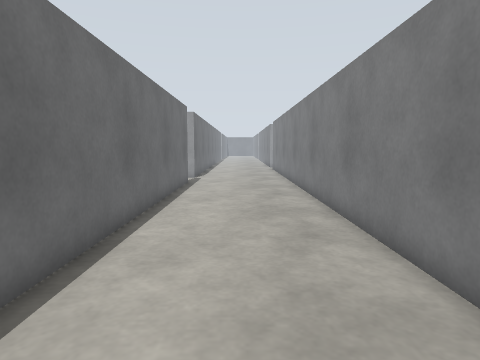
[1] (above)

18 first-person views from a walk through a Gazebo world. The camera is 0.94 m above the floor, tilts 6° down and sees 75° across. The floor is counted in squares, 0.5 m on a side. Each view is taken from the middle of a square. On the plan, view 1 faces up. The plan holds only what a view shows up to about 17 squares ahead; the rest is blank. The place goes on beyond the plan.

[2]
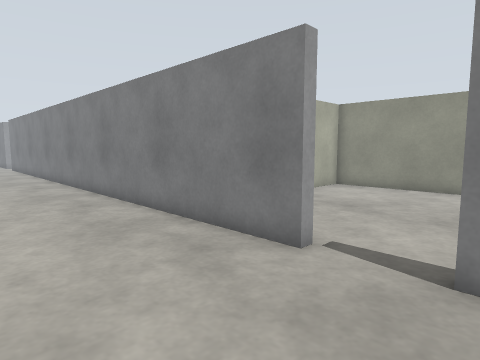

[3]
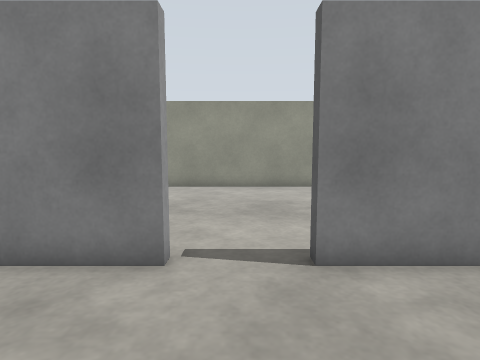

[4]
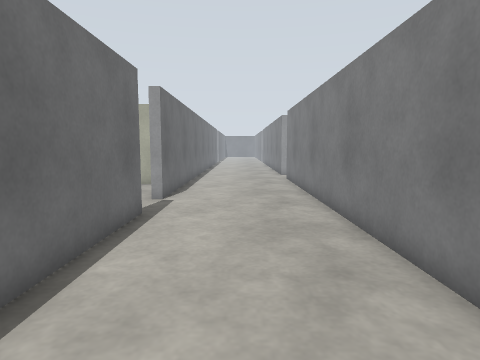

[5]
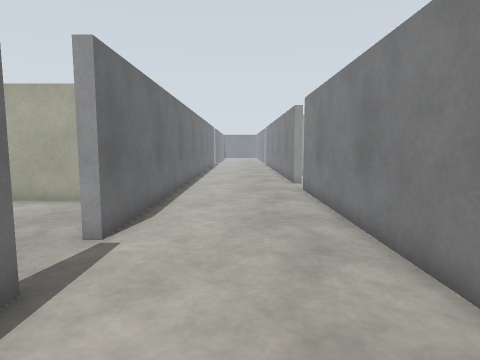

[6]
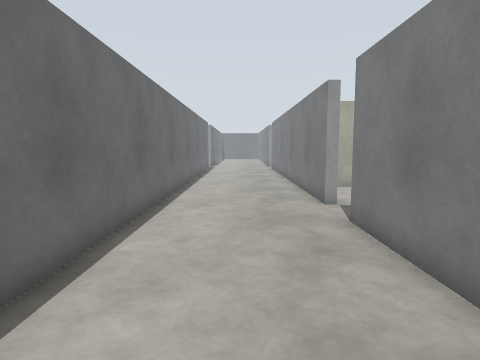

[7]
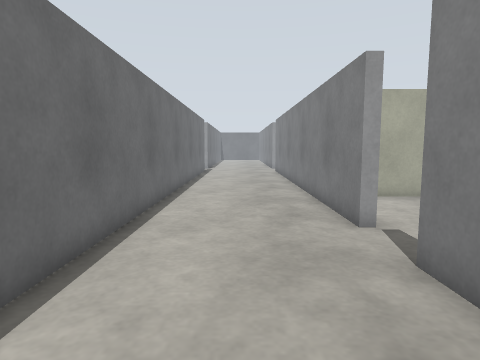

[8]
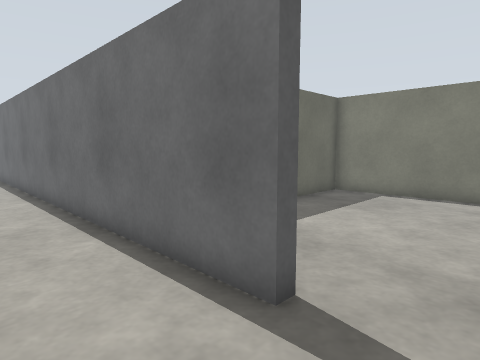

[9]
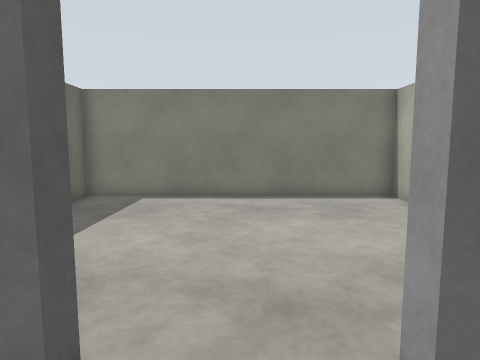

[10]
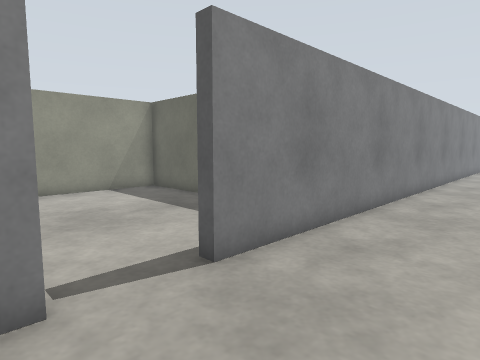

[11]
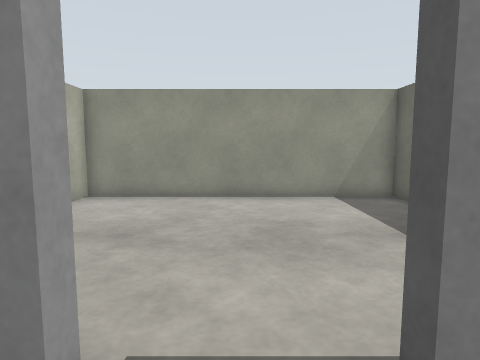

[12]
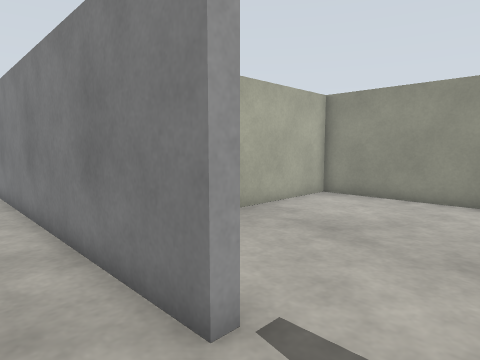

[13]
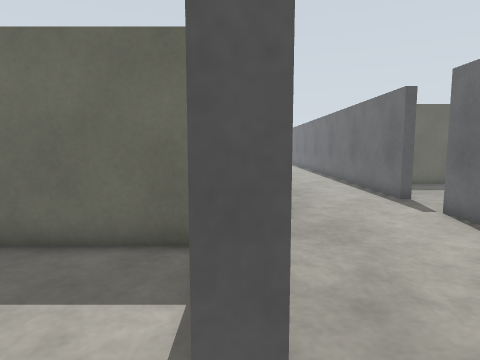

[14]
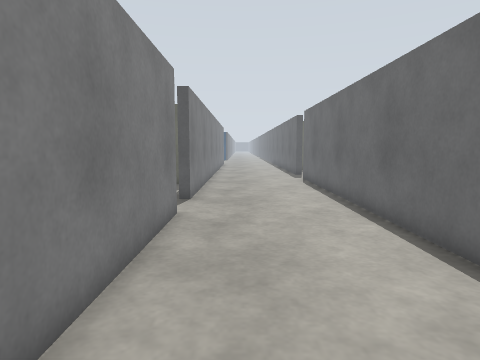

[15]
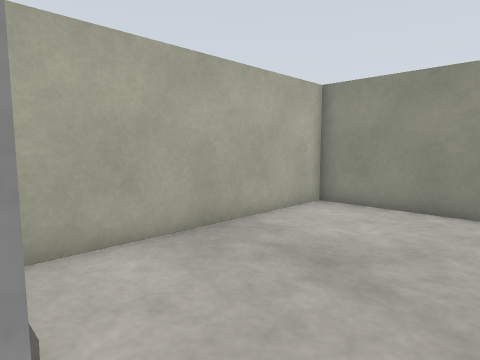

[16]
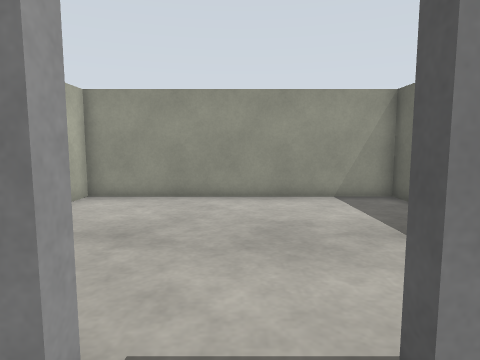

[17]
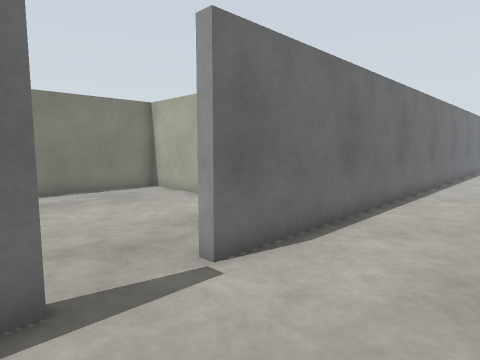

[18]
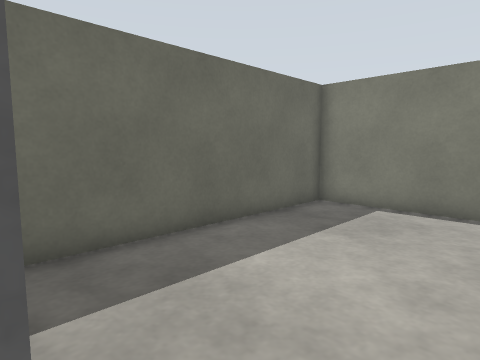

### Floor plan
Ten units are one square. View 1 is at (0, 0); x grows to the right and y downward. Boxes are objects, and circles mark ways between rooms. Rooms are numbered by the first view taken in them; rooms with no view inside come last. Other rooms are left out.
<svg viewBox="-133 -370 266 440">
<path fill="none" stroke="#000" d="M-32 -168 -28 -168 -28 65M32 8 28 8 28 -268M28 65 28 32 32 32M28 -292 28 -365M128 65 128 -38 39 -38M-28 -365 -28 -192 -32 -192M32 -292 28 -292M28 -268 32 -268M91 -222 128 -222 128 -338 46 -338M39 -222 76 -222M-44 -238 -128 -238 -128 -122 -39 -122"/>
<circle cx="30" cy="-280" r="3" fill="#2a7"/>
<circle cx="-30" cy="-180" r="3" fill="#2a7"/>
<text x="20" y="-100">1</text>
<text x="80" y="-280">2</text>
<text x="-80" y="-180">3</text>
</svg>
Room 1 opens to room 2. Room 1 opens to room 3.

Where each view was taken, in squares from view 1:
view 1: 0 up, 0 right, facing up
view 2: 4 down, 2 left, facing up-right
view 3: 2 down, 2 left, facing right
view 4: 8 up, 0 right, facing up
view 5: 13 up, 0 right, facing up
view 6: 19 up, 0 right, facing up
view 7: 22 up, 0 right, facing up
view 8: 19 up, 0 right, facing down-left
view 9: 18 up, 1 left, facing left
view 10: 30 up, 1 left, facing down-right
view 11: 28 up, 1 right, facing right
view 12: 27 up, 1 right, facing up-right
view 13: 28 up, 3 right, facing down
view 14: 8 up, 1 right, facing down
view 15: 2 down, 3 right, facing up-right
view 16: 2 down, 1 right, facing right
view 17: 16 up, 1 right, facing up-left
view 18: 18 up, 3 left, facing down-left
